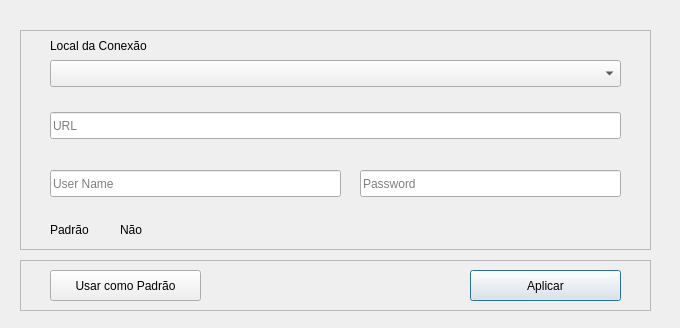
<?xml version="1.0" encoding="UTF-8"?>
<ui version="4.0">
 <class>Dialog</class>
 <widget class="QDialog" name="Dialog">
  <property name="geometry">
   <rect>
    <x>0</x>
    <y>0</y>
    <width>680</width>
    <height>328</height>
   </rect>
  </property>
  <property name="windowTitle">
   <string>Configurações</string>
  </property>
  <widget class="QFrame" name="frame">
   <property name="geometry">
    <rect>
     <x>20</x>
     <y>30</y>
     <width>631</width>
     <height>220</height>
    </rect>
   </property>
   <property name="frameShape">
    <enum>QFrame::StyledPanel</enum>
   </property>
   <property name="frameShadow">
    <enum>QFrame::Raised</enum>
   </property>
   <widget class="QLineEdit" name="txtURL">
    <property name="geometry">
     <rect>
      <x>30</x>
      <y>82</y>
      <width>571</width>
      <height>27</height>
     </rect>
    </property>
    <property name="placeholderText">
     <string>URL</string>
    </property>
   </widget>
   <widget class="QLineEdit" name="txtUsername">
    <property name="geometry">
     <rect>
      <x>30</x>
      <y>140</y>
      <width>291</width>
      <height>27</height>
     </rect>
    </property>
    <property name="placeholderText">
     <string>User Name</string>
    </property>
   </widget>
   <widget class="QLineEdit" name="txtPassword">
    <property name="geometry">
     <rect>
      <x>340</x>
      <y>140</y>
      <width>261</width>
      <height>27</height>
     </rect>
    </property>
    <property name="placeholderText">
     <string>Password</string>
    </property>
   </widget>
   <widget class="QComboBox" name="cboLocalConexao">
    <property name="geometry">
     <rect>
      <x>30</x>
      <y>30</y>
      <width>571</width>
      <height>27</height>
     </rect>
    </property>
   </widget>
   <widget class="QLabel" name="label">
    <property name="geometry">
     <rect>
      <x>30</x>
      <y>6</y>
      <width>221</width>
      <height>19</height>
     </rect>
    </property>
    <property name="text">
     <string>Local da Conexão</string>
    </property>
   </widget>
   <widget class="QLabel" name="label_2">
    <property name="geometry">
     <rect>
      <x>30</x>
      <y>190</y>
      <width>48</width>
      <height>19</height>
     </rect>
    </property>
    <property name="text">
     <string>Padrão</string>
    </property>
   </widget>
   <widget class="QLabel" name="lblIsDefault">
    <property name="geometry">
     <rect>
      <x>100</x>
      <y>190</y>
      <width>28</width>
      <height>19</height>
     </rect>
    </property>
    <property name="text">
     <string>Não</string>
    </property>
   </widget>
  </widget>
  <widget class="QFrame" name="frameBotoes">
   <property name="geometry">
    <rect>
     <x>20</x>
     <y>260</y>
     <width>631</width>
     <height>51</height>
    </rect>
   </property>
   <property name="frameShape">
    <enum>QFrame::StyledPanel</enum>
   </property>
   <property name="frameShadow">
    <enum>QFrame::Raised</enum>
   </property>
   <widget class="QPushButton" name="btnAplicar">
    <property name="geometry">
     <rect>
      <x>450</x>
      <y>10</y>
      <width>151</width>
      <height>31</height>
     </rect>
    </property>
    <property name="text">
     <string>Aplicar</string>
    </property>
   </widget>
   <widget class="QPushButton" name="btnDefault">
    <property name="geometry">
     <rect>
      <x>30</x>
      <y>10</y>
      <width>151</width>
      <height>31</height>
     </rect>
    </property>
    <property name="text">
     <string>Usar como Padrão</string>
    </property>
   </widget>
  </widget>
 </widget>
 <resources/>
 <connections/>
</ui>
